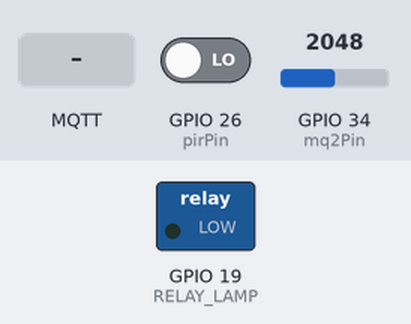
A sketch run on a simulated ESP32. On the bench: switched loads named in the sketch (green lamp = pin HIGH). The test bench sets the inputs (shaded band); at power-on: GPIO 26 (pirPin) LOW, GPIO 34 (mq2Pin) = 2048. WiFi joins after 1.5 s; servers stay silent unless stated; random numbers use the default seed unless the sketch sets one; no MQTT or app messages arrive unless stated; what the sketch prints to the serial monitor is not drawn.

Above: at 2.7 s.
2.8 s: MQTT message "on" arrives on the first subscribed topic
At 5.4 s:
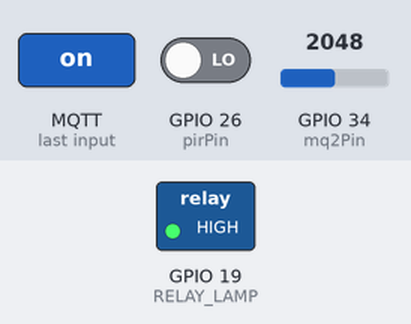
11.0 s: MQTT message "off" arrives on the first subscribed topic
At 11.5 s:
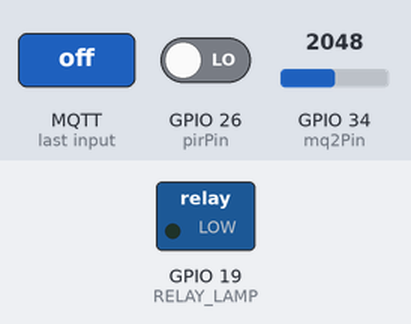
Timing chart, 0 to 14.0 s (numbered marks = the images above; inputs shaded):
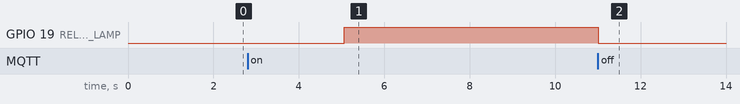

Measured:
- after the input at 2.8 s, GPIO 19 (RELAY_LAMP): LOW → HIGH after 2.3 s
- after the input at 11.0 s, GPIO 19 (RELAY_LAMP): HIGH → LOW at once

The sketch:

sketch_jun06a.ino
```cpp
#include <WiFi.h>
#include <WiFiClientSecure.h> // Diperlukan untuk koneksi MQTT dengan SSL/TLS (port 8883)
#include <PubSubClient.h>     // Pustaka MQTT Client untuk ESP32

// Konfigurasi WiFi Anda
const char* ssid = "PT YOTTA BERKAH MULIA 4G";        // Ganti dengan SSID WiFi Anda
const char* password = "4P2EbZnL";    // Ganti dengan Password WiFi Anda

// Konfigurasi Broker MQTT (EMQX Cloud Anda)
const char* mqtt_server = "f1e0e15e.ala.asia-southeast1.emqxsl.com"; // Host EMQX Cloud Anda
const int mqtt_port = 8883;                                                  // Port MQTT SSL/TLS EMQX Cloud Anda
const char* mqtt_username = "kamar1";                                          // Username MQTT Anda (untuk ESP32)
const char* mqtt_password = "kamar1";                                       // Password MQTT Anda (untuk ESP32)

// ID Kamar untuk perangkat ini
#define MY_KAMAR_ID "kamar1"

// Pin sensor MQ2
const int mq2Pin = 34; // Sesuaikan dengan pin MQ2 Anda

// PIN PIR (Deteksi Gerakan)
const int pirPin = 26; // PIN PIR Disesuaikan ke 26

// PIN RELAY LAMPU
#define RELAY_LAMP 19 // <<< PIN RELAY LAMPU Disesuaikan ke 19

// Client WiFi dan MQTT
WiFiClientSecure espClient;
PubSubClient client(espClient);

// Waktu terakhir publikasi data MQ2
unsigned long lastMQ2PublishTime = 0;
const unsigned long MQ2_PUBLISH_INTERVAL = 3000; // Publikasi setiap 3 detik

// Waktu terakhir untuk upaya koneksi ulang MQTT
unsigned long lastReconnectAttempt = 0;

// Status untuk notifikasi
bool pirAlertSent = false;
bool gasAlertSent = false;

// Status kontrol lampu
bool lampState = false; // <<< Status lampu

// CA Certificate yang Anda berikan (SEKARANG DIGUNAKAN)
const char* ca_cert = R"EOF(
-----BEGIN CERTIFICATE-----
MIIDrzCCApegAwIBAgIQCDvgVpBCRrGhdWrJWZHHSjANBgkqhkiG9w0BAQUFADBh
MQswCQYDVQQGEwJVUzEVMBMGA1UEChMMRGlnaUNlcnQgSW5jMRkwFwYDVQQLExB3
d3cuZGlnaWNlcnQuY29tMSAwHgYDVQQDExdEaWdpQ2VydCBHbG9iYWwgUm9vdCBD
QTAeFw0wNjExMTAwMDAwMDBaFw0zMTExMTAwMDAwMDBaMGExCzAJBgNVBAYTAlVT
MRUwEwYDVQQKEwxEaWdpQ2VydCBJbmMxGTAXBgNVBAsTEHd3dy5kaWdpY2VydC5j
b20xIDAeBgNVBAMTF0RpZ2lDZXJ0IEdsb2JhbCBSb290IENBMIIBIjANBgkqhkiG
9w0BAQEFAAOCAQ8AMIIBCgKCAQEA4jvhEXLeqKTTo1eqUKKPC3eQyaKl7hLOllsB
CSDMAZOnTjC3U/dDxGkAV53ijSLdhwZAAIEJzs4bg7/fzTtxRuLWZscFs3YnFo97
nh6Vfe63SKMI2tavegw5BmV/Sl0fvBf4q77uKNd0f3p4mVmFaG5cIzJLv07A6Fpt
43C/dxC//AH2hdmoRBBYMql1GNXRor5H4idq9Joz+EkIYIvUX7Q6hL+hqkpMfT7P
T19sdl6gSzeRntwi5m3OFBqOasv+zbMUZBfHWymeMr/y7vrTC0LUq7dBMtoM1O/4
gdW7jVg/tRvoSSiicNoxBN33shbyTApOB6jtSj1etX+jkMOvJwIDAQABo2MwYTAO
BgNVHQ8BAf8EBAMCAYYwDwYDVR0TAQH/BAUwAwEB/zAdBgNVHQ4EFgQUA95QNVbR
TLtm8KPiGxvDl7I90VUwHwYDVR0jBBgwFoAUA95QNVbRTLtm8KPiGxvDl7I90VUw
DQYJKoZIhvcNAQEFBQADggEBAMucN6pIExIK+t1EnE9SsPTfrgT1eXkIoyQY/Esr
hMAtudXH/vTBH1jLuG2cenTnmCmrEbXjcKChzUyImZOMkXDiqw8cvpOp/2PV5Adg
06O/nVsJ8dWO41P0jmP6P6fbtGbfYmbW0W5BjfIttep3Sp+dWOIrWcBAI+0tKIJF
PnlUkiaY4IBIqDfv8NZ5YBberOgOzW6sRBc4L0na4UU+Krk2U886UAb3LujEV0ls
YSEY1QSteDwsOoBrp+uvFRTp2InBuThs4pFsiv9kuXclVzDAGySj4dzp30d8tbQk
CAUw7C29C79Fv1C5qfPrmAESrciIxpg0X40KPMbp1ZWVbd4=
-----END CERTIFICATE-----
)EOF";


// --- Fungsi Callback MQTT ---
void callback(char* topic, byte* payload, unsigned int length) {
  Serial.print("Pesan MQTT Diterima [");
  Serial.print(topic);
  Serial.print("]: ");
  String message = "";
  for (unsigned int i = 0; i < length; i++) {
    message += (char)payload[i];
  }
  Serial.println(message);

  // --- Handle Perintah Kontrol Lampu ---
  if (String(topic) == String(MY_KAMAR_ID) + "/lampu") {
    if (message == "on") {
      digitalWrite(RELAY_LAMP, HIGH); // Nyalakan lampu
      lampState = true;
      Serial.println("Perintah: Lampu ON");
      client.publish((String(MY_KAMAR_ID) + "/status/lampu").c_str(), "on"); // Publikasi status kembali
    } else if (message == "off") {
      digitalWrite(RELAY_LAMP, LOW); // Matikan lampu
      lampState = false;
      Serial.println("Perintah: Lampu OFF");
      client.publish((String(MY_KAMAR_ID) + "/status/lampu").c_str(), "off"); // Publikasi status kembali
    }
  }
}

// --- Fungsi Koneksi dan Reconnect MQTT ---
boolean reconnect() {
  Serial.print("Mencoba koneksi MQTT...");
  String clientId = "ESP32_MQ2_PIR_LAMP_TEST_" + String(random(0xffff), HEX); // Client ID unik

  if (client.connect(clientId.c_str(), mqtt_username, mqtt_password)) {
    Serial.println("Terhubung ke MQTT Broker!");
    // --- Subscribe ke Topik Kontrol Lampu ---
    client.subscribe((String(MY_KAMAR_ID) + "/lampu").c_str());
    Serial.println("Berhasil subscribe ke topik kontrol.");
  } else {
    Serial.print("Gagal, rc=");
    Serial.print(client.state());
    Serial.println(". Coba lagi dalam 5 detik.");
    return false;
  }
  return true;
}

void setup() {
  Serial.begin(115200);

  pinMode(mq2Pin, INPUT);
  pinMode(pirPin, INPUT);
  pinMode(RELAY_LAMP, OUTPUT);

  digitalWrite(RELAY_LAMP, LOW);

  // --- Koneksi WiFi ---
  Serial.print("Menghubungkan ke WiFi");
  WiFi.begin(ssid, password);
  while (WiFi.status() != WL_CONNECTED) {
    delay(500);
    Serial.print(".");
  }
  Serial.println("\nWiFi tersambung! IP: ");
  Serial.println(WiFi.localIP());

  // Konfigurasi SSL/TLS untuk WiFiClientSecure dengan CA Certificate
  espClient.setCACert(ca_cert); // <<< SEKARANG DIAKTIFKAN

  // Set broker dan callback untuk MQTT
  client.setServer(mqtt_server, mqtt_port);
  client.setCallback(callback);
}

void loop() {
  // --- Penanganan Koneksi MQTT ---
  if (!client.connected()) {
    unsigned long now = millis();
    if (now - lastReconnectAttempt > 5000) {
      lastReconnectAttempt = now;
      if (reconnect()) {
        lastReconnectAttempt = 0;
      }
    }
  }
  client.loop();

  // --- Baca Sensor MQ2 dan Publikasi ---
  unsigned long now = millis();
  if (client.connected() && now - lastMQ2PublishTime > MQ2_PUBLISH_INTERVAL) {
    lastMQ2PublishTime = now;

    int gasValue = analogRead(mq2Pin);
    Serial.print("Nilai Gas MQ2: ");
    Serial.println(gasValue);

    String payload = String(gasValue);
    client.publish("esp32/mq2", payload.c_str());

    // Logika untuk mengirim notifikasi asap dari ESP32
    if (gasValue > 400 && !gasAlertSent) {
      client.publish((String("kamar/") + MY_KAMAR_ID + "/notif").c_str(), "asap_terdeteksi");
      Serial.println("ESP32: Asap Terdeteksi!");
      gasAlertSent = true;
    } else if (gasValue <= 400 && gasAlertSent) {
      client.publish((String("kamar/") + MY_KAMAR_ID + "/notif").c_str(), "asap_aman");
      Serial.println("ESP32: Asap Aman!");
      gasAlertSent = false;
    }
  }

  // --- Baca Sensor PIR dan Publikasi ---
  int pirState = digitalRead(pirPin);
  if (client.connected()) {
    if (pirState == HIGH) {
      if (!pirAlertSent) {
        Serial.println("ESP32: Gerakan terdeteksi!");
        client.publish((String("kamar/") + MY_KAMAR_ID + "/notif").c_str(), "gerakan_terdeteksi");
        pirAlertSent = true;
      }
    } else {
      if (pirAlertSent) {
        client.publish((String("kamar/") + MY_KAMAR_ID + "/notif").c_str(), "gerakan_aman");
        Serial.println("ESP32: Gerakan Aman!");
        pirAlertSent = false;
      }
    }
  }

  delay(10);
}
```
